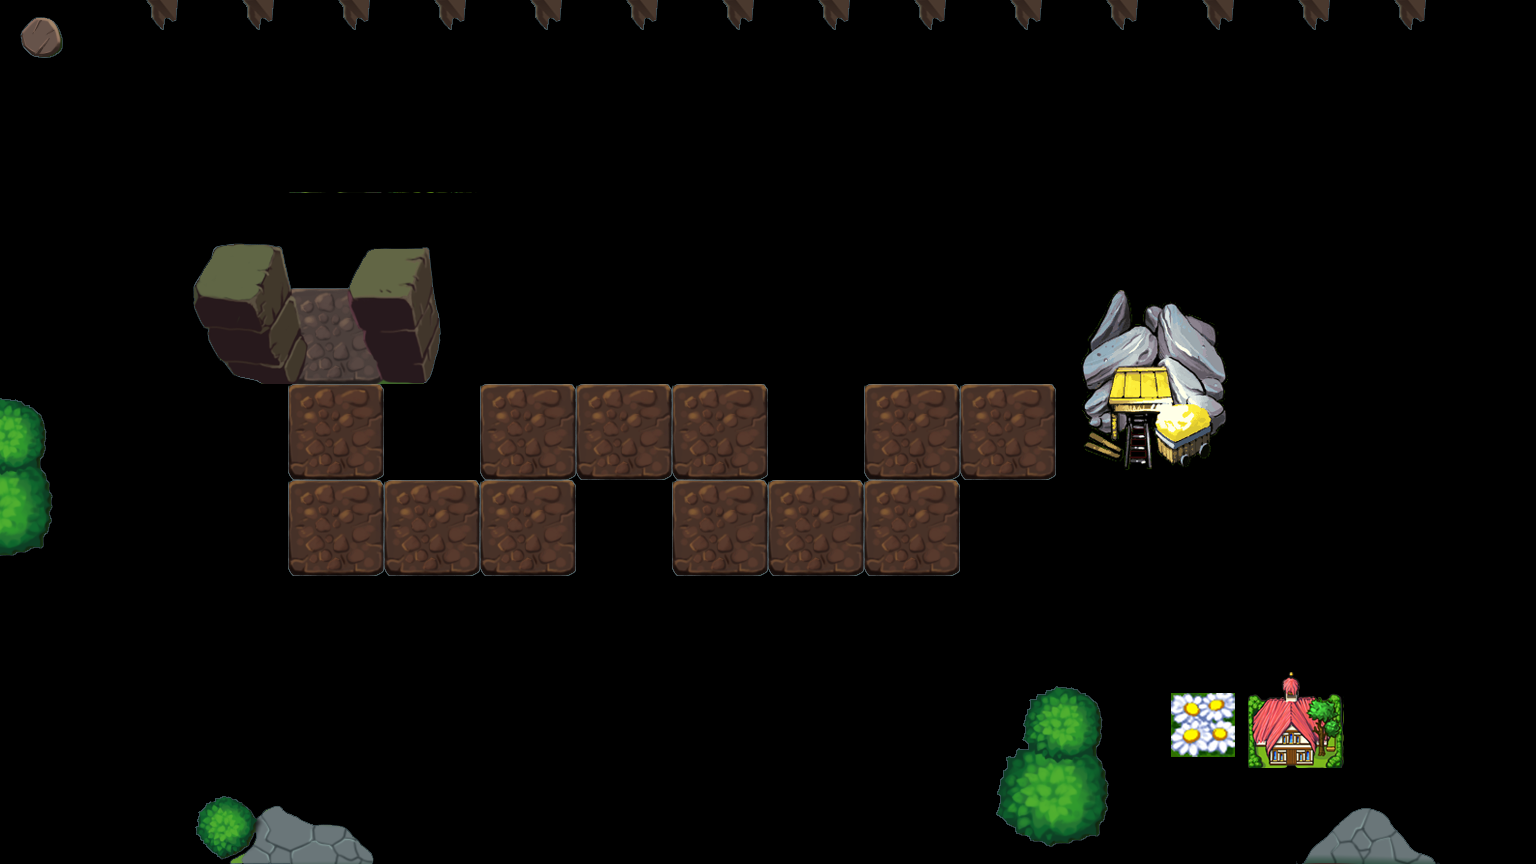

A level layout from a 2D game, rendered from its tile map. Below: a short description, then the map file with tile-grid data replaced by summaries:
An orthogonal 16x9 tile map with 96x96 px tiles, 1 tile layer (bg) and 9 objects (0, 1, 2, 3, 4, ...).

<map version="1.0" orientation="orthogonal" renderorder="right-down" width="16" height="9" tilewidth="96" tileheight="96" nextobjectid="10">
 <tileset firstgid="1" name="tiles" tilewidth="96" tileheight="96">
  <image source="tiles.png" trans="ff00ff" width="768" height="576" />
  <tile id="38">
   <properties>
    <property name="canTouch" value="1" />
   </properties>
  </tile>
 </tileset>
 <layer name="bg" width="16" height="9">
  <data>[144 cells, 144 non-empty, 24 distinct tile ids]</data>
 </layer>
 <objectgroup name="obj">
  <object id="1" name="0" x="323" y="345" />
  <object id="2" name="1" x="316" y="544" />
  <object id="3" name="2" x="533" y="545" />
  <object id="4" name="3" x="517" y="418" />
  <object id="5" name="4" x="730" y="418" />
  <object id="6" name="5" x="736" y="549" />
  <object id="7" name="6" x="921" y="540" />
  <object id="8" name="7" x="935" y="427" />
  <object id="9" name="8" x="1126" y="432" />
 </objectgroup>
</map>
